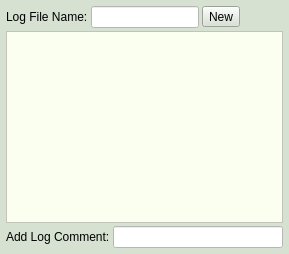
      <widget class="QWidget" name="LogTab">
       <property name="styleSheet">
        <string notr="true">background-color: rgb(215, 225, 210);</string>
       </property>
       <attribute name="title">
        <string>Log / Record</string>
       </attribute>
       <layout class="QGridLayout" name="gridLayout_19">
        <property name="leftMargin">
         <number>6</number>
        </property>
        <property name="topMargin">
         <number>6</number>
        </property>
        <property name="rightMargin">
         <number>6</number>
        </property>
        <property name="bottomMargin">
         <number>6</number>
        </property>
        <property name="spacing">
         <number>3</number>
        </property>
        <item row="0" column="0">
         <layout class="QHBoxLayout" name="horizontalLayout_7">
          <item>
           <widget class="QLabel" name="label_39">
            <property name="text">
             <string>Log File Name:</string>
            </property>
           </widget>
          </item>
          <item>
           <widget class="QLineEdit" name="LogFileName">
            <property name="sizePolicy">
             <sizepolicy hsizetype="Expanding" vsizetype="Fixed">
              <horstretch>0</horstretch>
              <verstretch>0</verstretch>
             </sizepolicy>
            </property>
            <property name="styleSheet">
             <string notr="true">background-color: rgb(255, 255, 255);</string>
            </property>
           </widget>
          </item>
          <item>
           <widget class="QToolButton" name="LogFileSelect">
            <property name="styleSheet">
             <string notr="true"/>
            </property>
            <property name="text">
             <string>New</string>
            </property>
           </widget>
          </item>
         </layout>
        </item>
        <item row="1" column="0" colspan="2">
         <layout class="QVBoxLayout" name="verticalLayout_5">
          <item>
           <widget class="QTextEdit" name="LogMsgs">
            <property name="sizePolicy">
             <sizepolicy hsizetype="Expanding" vsizetype="Expanding">
              <horstretch>0</horstretch>
              <verstretch>0</verstretch>
             </sizepolicy>
            </property>
            <property name="styleSheet">
             <string notr="true">background-color: rgb(250, 255, 240);</string>
            </property>
           </widget>
          </item>
          <item>
           <layout class="QHBoxLayout" name="horizontalLayout_6">
            <item>
             <widget class="QLabel" name="label_40">
              <property name="text">
               <string>Add Log Comment:</string>
              </property>
             </widget>
            </item>
            <item>
             <widget class="QLineEdit" name="LogComment">
              <property name="styleSheet">
               <string notr="true">background-color: rgb(255, 255, 255);</string>
              </property>
             </widget>
            </item>
           </layout>
          </item>
         </layout>
        </item>
        <item row="0" column="1">
         <spacer name="horizontalSpacer_6">
          <property name="orientation">
           <enum>Qt::Horizontal</enum>
          </property>
          <property name="sizeHint" stdset="0">
           <size>
            <width>40</width>
            <height>20</height>
           </size>
          </property>
         </spacer>
        </item>
       </layout>
      </widget>
